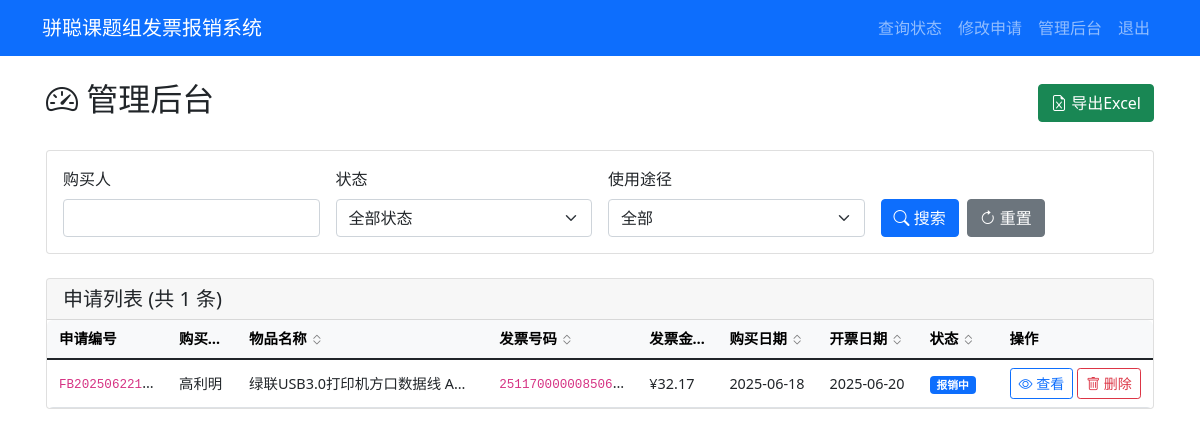
Page /admin/dashboard (signed in) on the earlier database version.
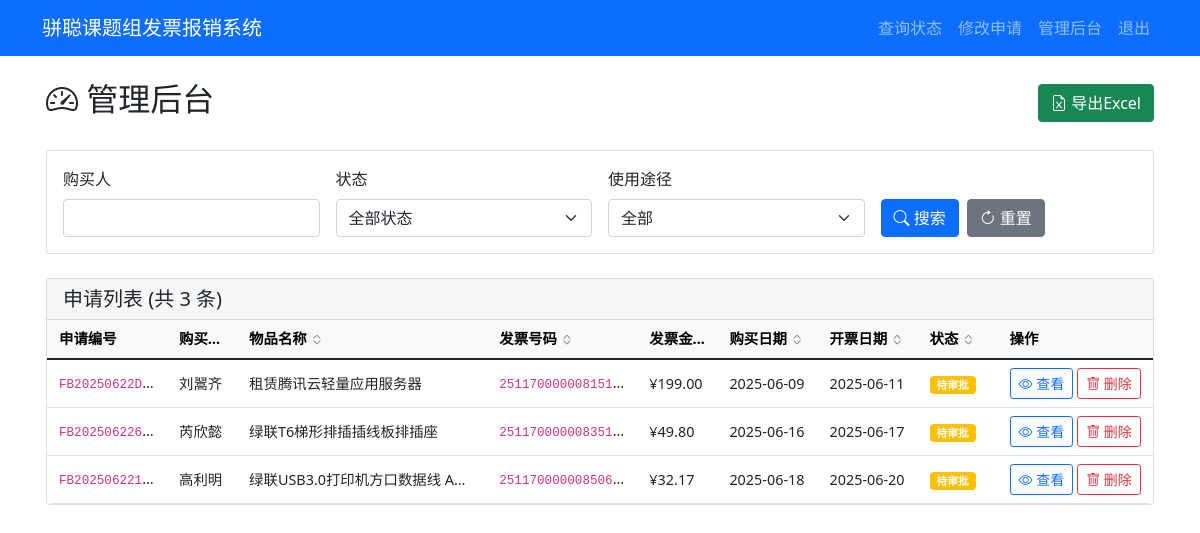
Same page on the later database version.
### tables this page shows
CREATE TABLE applications (
        id INTEGER PRIMARY KEY AUTOINCREMENT,
        app_number TEXT UNIQUE NOT NULL,
        purchaser TEXT NOT NULL,
        purchase_details TEXT,
        item_name TEXT NOT NULL,
        product_link TEXT,
        usage_type TEXT NOT NULL,
        item_type TEXT NOT NULL,
        quantity INTEGER NOT NULL,
        purchase_time DATE NOT NULL,
        invoice_number TEXT NOT NULL,
        invoice_amount REAL NOT NULL,
        invoice_date DATE NOT NULL,
        status TEXT DEFAULT '待审批',
        approval_comment TEXT,
        created_at TIMESTAMP DEFAULT CURRENT_TIMESTAMP,
        updated_at TIMESTAMP DEFAULT CURRENT_TIMESTAMP
    );

### app.py (the view)
        def wrapper(*args, **kwargs):
            user = session.get('admin_username', 'anonymous')
            details = f"操作: {operation_type}, 用户: {user}, URL: {request.url}"
            if kwargs.get('app_number'):
                details += f", 申请编号: {kwargs['app_number']}"
            elif kwargs.get('filename'):
                details += f", 文件名: {kwargs['filename']}"
            if request.method == 'POST':
                form_data = {k: '***' if k == 'password' else v for k, v in request.form.items()}
                details += f", 表单数据: {form_data}"
            if request.args:
                details += f", 查询参数: {dict(request.args)}"
            try:
                result = f(*args, **kwargs)
                app.logger.info(f"{details}, 结果: 成功")
                return result
            except Exception as e:
                app.logger.error(f"{details}, 结果: 失败, 错误: {str(e)}", exc_info=True)
                raise

### templates/admin_dashboard.html (shortened to what this page needs)
{% extends "base.html" %}
{% block content %}
<div class="container-fluid">
    <div class="d-flex justify-content-between align-items-center mb-4">
        <h2><i class="bi bi-speedometer2"></i> 管理后台</h2>
        <div>
            <a href="{{ url_for('export_excel') }}" class="btn btn-success">
                <i class="bi bi-file-earmark-excel"></i> 导出Excel
            </a>
        </div>
    </div>
    <div class="card mb-4">
        <div class="card-body">
            <form method="get" class="row g-3">
                <div class="col-md-3">
                    <label for="purchaser" class="form-label">购买人</label>
                    <input type="text" class="form-control" id="purchaser" name="purchaser"
                        value="{{ request.args.get('purchaser', '') }}">
                </div>
                <div class="col-md-3">
                    <label for="status" class="form-label">状态</label>
                    <select class="form-select" id="status" name="status">
                        <option value="">全部状态</option>
                    </select>
                </div>
                <div class="col-md-3">
                    <label for="usage" class="form-label">使用途径</label>
                    <select class="form-select" id="usage" name="usage">
                        <option value="">全部</option>
                    </select>
                </div>
                <div class="col-md-3 d-flex align-items-end">
                    <button type="submit" class="btn btn-primary me-2">
                        <i class="bi bi-search"></i> 搜索
                    </button>
                    <a href="{{ url_for('admin_dashboard') }}" class="btn btn-secondary">
                        <i class="bi bi-arrow-clockwise"></i> 重置
                    </a>
                </div>
            </form>
        </div>
    </div>
    <div class="card">
        <div class="card-header">
            <h5 class="mb-0">申请列表 (共 {{ applications|length }} 条)</h5>
        </div>
        <div class="table-responsive">
            <table class="table table-hover table-auto mb-0">
                <thead class="table-light">
                    <tr>
                        <th class="col-app-number">申请编号</th>
                        <th class="sortable col-purchaser" data-sort="purchaser">
                            购买人
                            <i class="bi bi-chevron-expand sort-icon"></i>
                        </th>
                        <th class="sortable col-item-name" data-sort="item_name">
                            物品名称
                            <i class="bi bi-chevron-expand sort-icon"></i>
                        </th>
                        <th class="sortable col-invoice-number" data-sort="invoice_number">
                            发票号码
                            <i class="bi bi-chevron-expand sort-icon"></i>
                        </th>
                        <th class="sortable col-amount" data-sort="invoice_amount">
                            发票金额
                            <i class="bi bi-chevron-expand sort-icon"></i>
                        </th>
                        <th class="sortable col-date" data-sort="purchase_time">
                            购买日期
                            <i class="bi bi-chevron-expand sort-icon"></i>
                        </th>
                        <th class="sortable col-date" data-sort="invoice_date">
                            开票日期
                            <i class="bi bi-chevron-expand sort-icon"></i>
                        </th>
                        <th class="sortable col-status" data-sort="status">
                            状态
                            <i class="bi bi-chevron-expand sort-icon"></i>
                        </th>
                        <th class="col-actions">操作</th>
                    </tr>
                </thead>
                <tbody>
                    {% for app in applications %}
                    <tr>
                        <td class="col-app-number" title="{{ app[1] }}"><code>{{ app[1] }}</code></td>
                        <td class="col-purchaser" title="{{ app[2] }}">{{ app[2] }}</td>
                        <td class="col-item-name" title="{{ app[4] }}">{{ app[4] }}</td>
                        <td class="col-invoice-number" title="{{ app[10] }}"><code>{{ app[10] }}</code></td>
                        <td class="col-amount">¥{{ "%.2f"|format(app[11]) }}</td>
                        <td class="col-date">{{ app[9] }}</td>
                        <td class="col-date">{{ app[12] }}</td>
                        <td class="col-status">
                            {% if app[13] == '待审批' %}
                            <span class="badge bg-warning">{{ app[13] }}</span>
                            {% elif app[13] == '报销中' %}
                            <span class="badge bg-primary">{{ app[13] }}</span>
                            {% elif app[13] == '已报销' %}
                            <span class="badge bg-success">{{ app[13] }}</span>
                            {% elif app[13] == '驳回' %}
                            <span class="badge bg-danger">{{ app[13] }}</span>
                            {% endif %}
                        </td>
                        <td class="col-actions">
                            <div class="d-flex gap-1">
                                <a href="{{ url_for('admin_application_detail', app_number=app[1]) }}"
                                    class="btn btn-sm btn-outline-primary">
                                    <i class="bi bi-eye"></i> 查看
                                </a>
                                <button type="button" class="btn btn-sm btn-outline-danger"
                                    onclick="confirmDelete('{{ app[1] }}', '{{ app[2] }}', '{{ app[4] }}')">
                                    <i class="bi bi-trash"></i> 删除
                                </button>
                            </div>
                        </td>
                    </tr>
                    {% else %}
                    <tr>
                        <td colspan="9" class="text-center text-muted py-4">暂无申请记录</td>
                    </tr>
                    {% endfor %}
                </tbody>
            </table>
        </div>
    </div>
</div>
{% endblock %}

### templates/base.html (shortened to what this page needs)
<!DOCTYPE html>
<html lang="zh-CN">
<head>
    <link href="https://cdn.jsdelivr.net/npm/bootstrap@5.1.3/dist/css/bootstrap.min.css" rel="stylesheet">
    <link href="https://cdn.jsdelivr.net/npm/bootstrap-icons@1.7.2/font/bootstrap-icons.css" rel="stylesheet">
</head>
<body>
    <nav class="navbar navbar-expand-lg navbar-dark bg-primary">
        <div class="container">
            <a class="navbar-brand" href="{{ url_for('index') }}">骈聪课题组发票报销系统</a>
            <div class="navbar-nav ms-auto">
                <a class="nav-link" href="{{ url_for('query_status') }}">查询状态</a>
                <a class="nav-link" href="{{ url_for('edit_application_page') }}">修改申请</a>
                {% if session.admin_logged_in %}
                <a class="nav-link" href="{{ url_for('admin_dashboard') }}">管理后台</a>
                <a class="nav-link" href="{{ url_for('admin_logout') }}">退出</a>
                {% else %}
                <a class="nav-link" href="{{ url_for('admin_login') }}">管理员登录</a>
                {% endif %}
            </div>
        </div>
    </nav>
        {% block content %}{% endblock %}
</body>
</html>

### templates/admin_dashboard.html (style rules this page uses)
.sortable { cursor: pointer; user-select: none; }
.sort-icon { font-size: 0.8rem; opacity: 0.5; }
.table-responsive { overflow-x: auto; border-radius: 0.375rem; }
.table-auto { table-layout: auto; white-space: nowrap; margin-bottom: 0; font-size: 0.9rem; }
.table-auto td, .table-auto th { white-space: nowrap; overflow: hidden; text-overflow: ellipsis; max-width: 0; padding: 0.5rem 0.75rem; vertical-align: middle; }
.table-auto .col-app-number { min-width: 100px; max-width: 120px; }
.table-auto .col-purchaser { min-width: 30px; max-width: 70px; }
.table-auto .col-item-name { min-width: 150px; max-width: 250px; }
.table-auto .col-invoice-number { min-width: 100px; max-width: 150px; }
.table-auto .col-amount { min-width: 50px; max-width: 80px; }
.table-auto .col-date { min-width: 100px; max-width: 110px; }
.table-auto .col-status { min-width: 80px; max-width: 90px; }
.table-auto .col-actions { min-width: 140px; max-width: 160px; white-space: normal; }
.container-fluid { max-width: 95%; padding-left: 1rem; padding-right: 1rem; }

Differences in the rows shown:
added applications: app_number "FB20250622D…", purchaser "刘翯齐", item_name "租赁腾讯云轻量应用服务器", invoice_number "251170000008151…", invoice_amount "199.00", purchase_time "2025-06-09", invoice_date "2025-06-11", status "待审批"
added applications: app_number "FB202506226…", purchaser "芮欣懿", item_name "绿联T6梯形排插插线板排插座", invoice_number "251170000008351…", invoice_amount "49.80", purchase_time "2025-06-16", invoice_date "2025-06-17", status "待审批"
changed applications "高利明": status "报销中" → "待审批"
Other differences:
{{ applications|length }}: "1" → "3"
